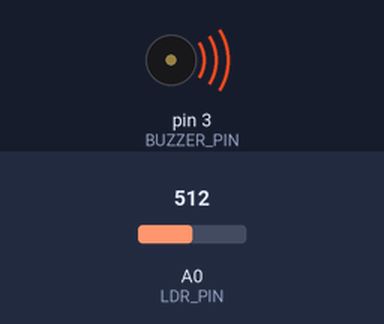
A sketch run on a simulated Arduino Uno, built with avr-gcc and run on an emulated ATmega328P. Shown: buzzer (waves = sounding). Inputs (shaded band) come from the test bench; at power-on: A0 (LDR_PIN) = 512.

Above: at 0.1 s.
Timing chart, 0 to 1.6 s (numbered marks = the images above):
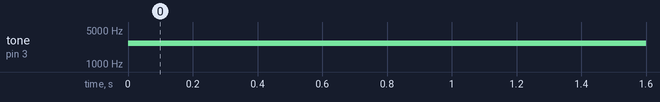

Measured:
- by itself, tone on pin 3 (BUZZER_PIN): silent → 2700 Hz at 0.00 s

The sketch:

7_termenvoks.ino
```cpp
// схема https://rm-content.s3.amazonaws.com/57024268467568d777fa4a53/623356/upload-1062f260-9175-11e6-9985-1d1ebaecb855.png

// даём имена для пинов с пьезопищалкой (англ. buzzer) и фото-
// резистором (англ. Light Dependent Resistor или просто LDR)
#define BUZZER_PIN  3
#define LDR_PIN     A0

void setup()
{
  // пин с пьезопищалкой — выход...
  pinMode(BUZZER_PIN, OUTPUT);

  // ...а все остальные пины являются входами изначально,
  // всякий раз при подаче питания или сбросе микроконтроллера.
  // Поэтому, на самом деле, нам совершенно необязательно
  // настраивать LDR_PIN в режим входа: он и так им является
}

void loop()
{
  int val, frequency;

  // считываем уровень освещённости так же, как для
  // потенциометра: в виде значения от 0 до 1023.
  val = analogRead(LDR_PIN);

  // рассчитываем частоту звучания пищалки в герцах (ноту),
  // используя функцию проекции (англ. map). Она отображает
  // значение из одного диапазона на другой, строя пропорцию.
  // В нашем случае [0; 1023] -> [3500; 4500]. Так мы получим
  // частоту от 3,5 до 4,5 кГц.
  frequency = map(val, 0, 1023, 2200, 3200);

  // заставляем пин с пищалкой «вибрировать», т.е. звучать
  // (англ. tone) на заданной частоте 20 миллисекунд. При
  // cледующих проходах loop, tone будет вызван снова и снова,
  // и на деле мы услышим непрерывный звук тональностью, которая
  // зависит от количества света, попадающего на фоторезистор
  tone(BUZZER_PIN, frequency, 20);
}
```
